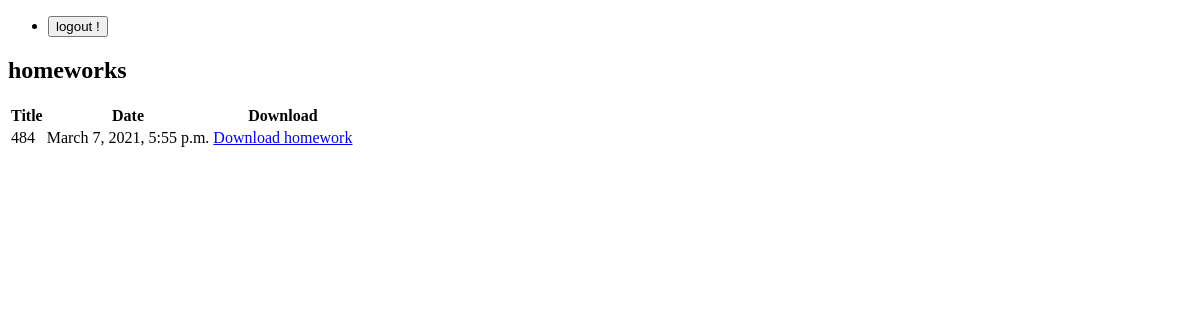
/homeworks/list/ (signed in), run on an earlier commit of the app's database.
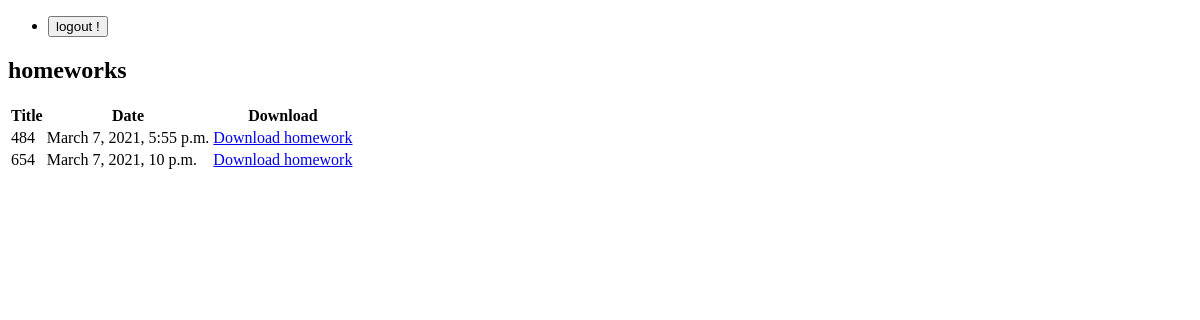
And on a later commit of the database.
### homeworks/models.py (models this page shows, shortened)
class Homework(models.Model):
    title = models.CharField(max_length = 100)
    date = models.DateTimeField(auto_now_add=True)
    homework_file = models.FileField(upload_to='homeworks/homework_files')

### homeworks/views.py (the view)
# urls.py: path('list/', movie_listView.as_view(), name = 'list'),
class movie_listView(View):
    def get(self, request, *args, **kwargs):
        if request.user.is_authenticated:
            homeworks = Homework.objects.all().order_by('date')
            return render(request, 'homeworks/homework_list.html', {'homeworks': homeworks})
        return redirect('masteraccounts:login')

### homeworks/templates/homeworks/homework_list.html (shortened to what this page needs)
<!DOCTYPE html>
<html lang="en">
<head>
</head>
<body>
    <nav>
        <ul>
            <li>
                <form class="logout-link" action="{% url 'masteraccounts:logout' %}" method="post">
                    <button type="submit">logout !</button>
                </form>
            </li>
        </ul>
    </nav>
    <h2>homeworks</h2>
    <table class="table">
        <thead>
        <tr>
            <th>Title</th>
            <th>Date</th>
            <th>Download</th>
        </tr>
        </thead>
        <tbody>
            {% for homework in homeworks %}
            <tr>
                <td>{{ homework.title }}</td>
                <td>{{ homework.date }}</td>
                <td>
                    <a href="{{ homework.homework_file.url }}" class="btn btn-primary btn-sm">
                        Download homework
                    </a>
                </td>
            </tr>
            {% endfor %}
        </tbody>
    </table>
</body>
</html>

What changed in the data, as far as the page shows it:
added Homework: title "654", date "March 7, 2021, 10 p.m."
